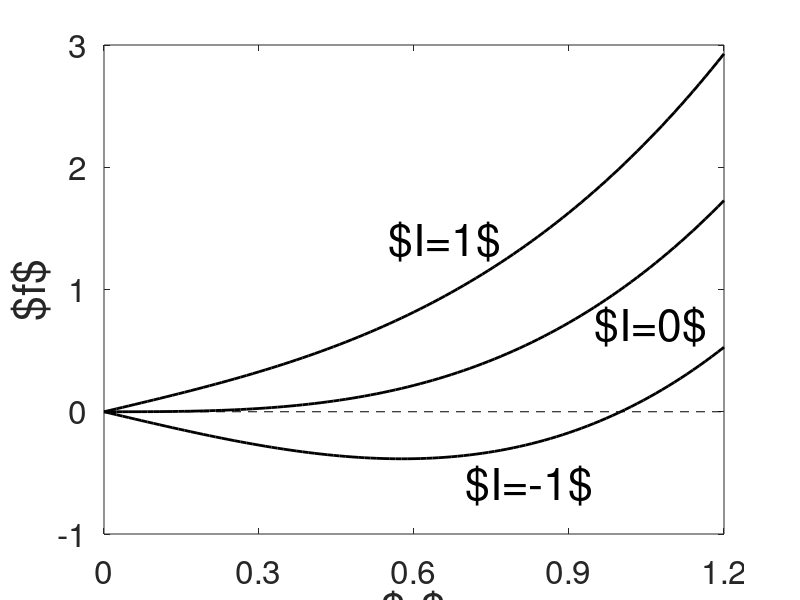

Reproduce this figure in MATLAB.
I=-1;
r=[0:100]/100*1.2;
subplot(111);
plot(r,I*r+r.^3,'-k','Linewidth',2);
hold on;
I=0;
plot(r,I*r+r.^3,'-k','Linewidth',2);
I=1;
plot(r,I*r+r.^3,'-k','Linewidth',2);
set(gca,'Fontsize',24);
xlabel('$r$','Fontsize',32); ylabel('$f$','Fontsize',32);
axis([0,1.2,-1,3]);
set(gca,'Xtick',[0:0.3:1.2]);
plot([0,1.2],[0,0],'--k');
text(0.55,1.4,'$I=1$','Fontsize',32)
text(0.95,0.70,'$I=0$','Fontsize',32)
text(0.7,-0.6,'$I=-1$','Fontsize',32)
hold off;
shg;